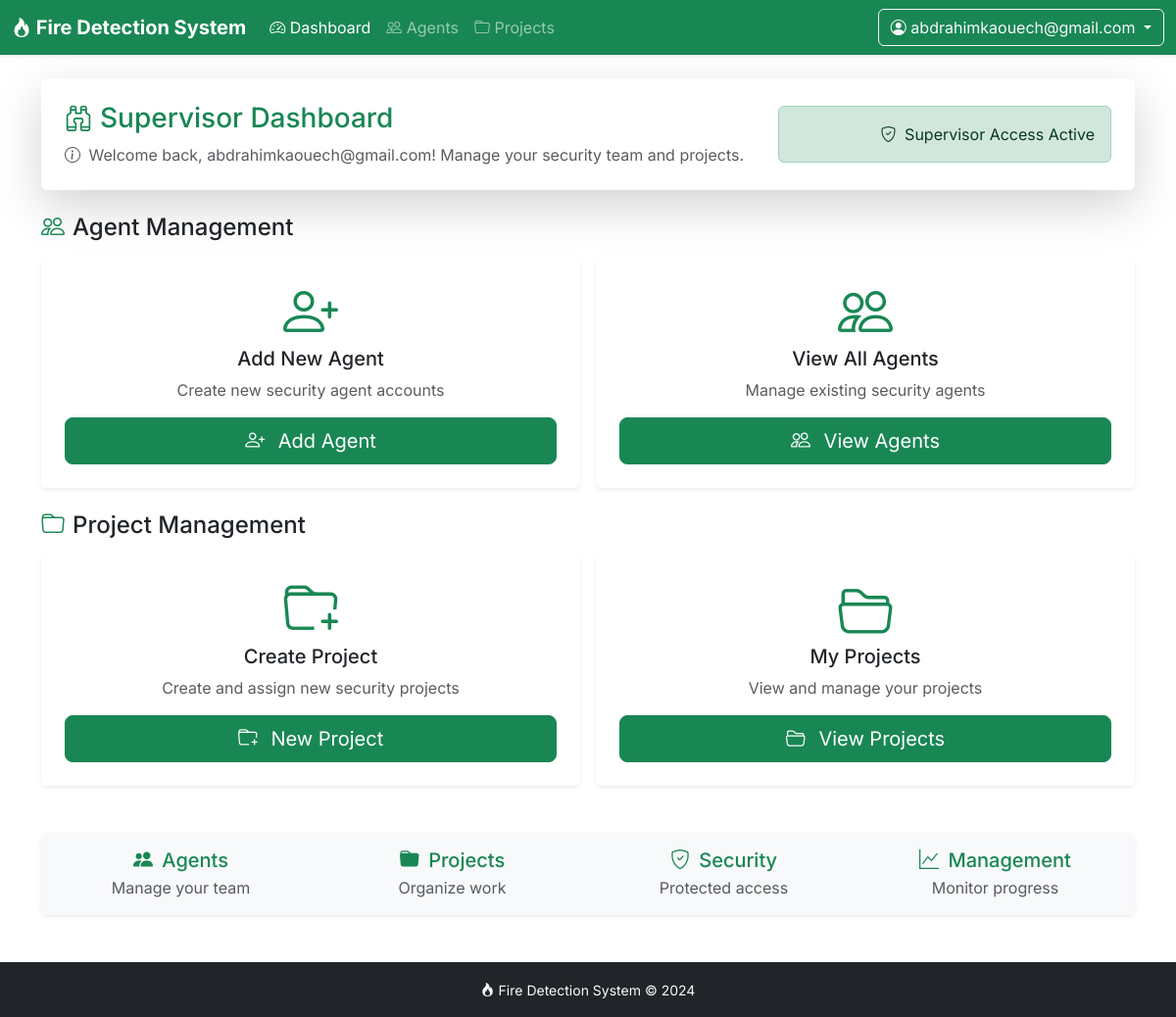
The page /accounts/dashboard/supervisor/ (signed in) on the database its author committed.
### accounts/models.py (models this page shows, shortened)
class CustomUser(AbstractUser):
	username = None
	email = models.EmailField('email address', unique=True)
	USER_TYPE_ADMIN = 'admin'
	USER_TYPE_SUPERVISOR = 'supervisor'
	USER_TYPE_AGENT = 'agent'
	USER_TYPE_CHOICES = [
		(USER_TYPE_ADMIN, 'Admin'),
		(USER_TYPE_SUPERVISOR, 'Supervisor'),
		(USER_TYPE_AGENT, 'Agent'),
	]
	user_type = models.CharField(max_length=20, choices=USER_TYPE_CHOICES, default=USER_TYPE_AGENT)
	USERNAME_FIELD = 'email'
	REQUIRED_FIELDS = []  # email is required by USERNAME_FIELD
	objects = CustomUserManager()

### accounts/views.py (the view)
# urls.py: path('dashboard/supervisor/', views.supervisor_dashboard, name='supervisor_dashboard'),
@require_http_methods(['GET'])
@role_required(User.USER_TYPE_SUPERVISOR)
def supervisor_dashboard(request):
    return render(request, 'accounts/dashboard_supervisor.html')

### accounts/templatetags/role_colors.py (called while the page is built)
@register.simple_tag
def get_role_bg(user):
    if not user or not user.is_authenticated:
        return 'bg-dark'
    if user.user_type == CustomUser.USER_TYPE_ADMIN:
        return 'bg-primary'
    elif user.user_type == CustomUser.USER_TYPE_SUPERVISOR:
        return 'bg-success'
    elif user.user_type == CustomUser.USER_TYPE_AGENT:
        return 'bg-warning'
    return 'bg-dark'

### accounts/templates/accounts/dashboard_supervisor.html (shortened to what this page needs)
{% extends 'base.html' %}
{% load role_colors %}
{% block navbar_brand_url %}{% url 'supervisor_dashboard' %}{% endblock %}
{% block navbar_content %}
<ul class="navbar-nav me-auto">
    <li class="nav-item">
        <a class="nav-link active" href="{% url 'supervisor_dashboard' %}">
            <i class="bi bi-speedometer2"></i> Dashboard
        </a>
    </li>
    <li class="nav-item">
        <a class="nav-link" href="{% url 'agents:agent_list' %}">
            <i class="bi bi-people"></i> Agents
        </a>
    </li>
    <li class="nav-item">
        <a class="nav-link" href="{% url 'projects:project_list' %}">
            <i class="bi bi-folder"></i> Projects
        </a>
    </li>
</ul>
{% endblock %}
{% block content %}
<div class="container">
    <div class="row mb-4">
        <div class="col-12">
            <div class="card shadow-lg border-0">
                <div class="card-body p-4">
                    <div class="row align-items-center">
                        <div class="col-md-8">
                            <h1 class="h3 mb-2 text-success">
                                <i class="bi bi-binoculars me-2"></i>Supervisor Dashboard
                            </h1>
                            <p class="text-muted mb-0">
                                <i class="bi bi-info-circle me-1"></i>
                                Welcome back, {{ user.first_name|default:user.email }}! Manage your security team and projects.
                            </p>
                        </div>
                        <div class="col-md-4 text-md-end">
                            <div class="alert alert-success mb-0">
                                <i class="bi bi-shield-check me-1"></i>
                                Supervisor Access Active
                            </div>
                        </div>
                    </div>
                </div>
            </div>
        </div>
    </div>
    <div class="row mb-4">
        <div class="col-12">
            <h3 class="h4 mb-3">
                <i class="bi bi-people text-success me-2"></i>Agent Management
            </h3>
            <div class="row g-3">
                <div class="col-md-6">
                    <div class="card shadow-sm border-0 h-100">
                        <div class="card-body text-center p-4">
                            <i class="bi bi-person-plus display-4 text-success mb-3"></i>
                            <h4 class="card-title h5">Add New Agent</h4>
                            <p class="card-text text-muted">Create new security agent accounts</p>
                            <a href="{% url 'agents:add_agent' %}" class="btn btn-success btn-lg w-100">
                                <i class="bi bi-person-plus me-2"></i> Add Agent
                            </a>
                        </div>
                    </div>
                </div>
                <div class="col-md-6">
                    <div class="card shadow-sm border-0 h-100">
                        <div class="card-body text-center p-4">
                            <i class="bi bi-people display-4 text-success mb-3"></i>
                            <h4 class="card-title h5">View All Agents</h4>
                            <p class="card-text text-muted">Manage existing security agents</p>
                            <a href="{% url 'agents:agent_list' %}" class="btn btn-success btn-lg w-100">
                                <i class="bi bi-people me-2"></i> View Agents
                            </a>
                        </div>
                    </div>
                </div>
            </div>
        </div>
    </div>
    <div class="row">
        <div class="col-12">
            <h3 class="h4 mb-3">
                <i class="bi bi-folder text-success me-2"></i>Project Management
            </h3>
            <div class="row g-3">
                <div class="col-md-6">
                    <div class="card shadow-sm border-0 h-100">
                        <div class="card-body text-center p-4">
                            <i class="bi bi-folder-plus display-4 text-success mb-3"></i>
                            <h4 class="card-title h5">Create Project</h4>
                            <p class="card-text text-muted">Create and assign new security projects</p>
                            <a href="{% url 'projects:create_project' %}" class="btn btn-success btn-lg w-100">
                                <i class="bi bi-folder-plus me-2"></i> New Project
                            </a>
                        </div>
                    </div>
                </div>
                <div class="col-md-6">
                    <div class="card shadow-sm border-0 h-100">
                        <div class="card-body text-center p-4">
                            <i class="bi bi-folder2-open display-4 text-success mb-3"></i>
                            <h4 class="card-title h5">My Projects</h4>
                            <p class="card-text text-muted">View and manage your projects</p>
                            <a href="{% url 'projects:project_list' %}" class="btn btn-success btn-lg w-100">
                                <i class="bi bi-folder2-open me-2"></i> View Projects
                            </a>
                        </div>
                    </div>
                </div>
            </div>
        </div>
    </div>
    <div class="row mt-5">
        <div class="col-12">
            <div class="card shadow-sm border-0 bg-light">
                <div class="card-body text-center py-3">
                    <div class="row">
                        <div class="col-md-3">
                            <h5 class="text-success mb-1">
                                <i class="bi bi-people-fill me-1"></i> Agents
                            </h5>
                            <p class="mb-0 text-muted">Manage your team</p>
                        </div>
                        <div class="col-md-3">
                            <h5 class="text-success mb-1">
                                <i class="bi bi-folder-fill me-1"></i> Projects
                            </h5>
                            <p class="mb-0 text-muted">Organize work</p>
                        </div>
                        <div class="col-md-3">
                            <h5 class="text-success mb-1">
                                <i class="bi bi-shield-check me-1"></i> Security
                            </h5>
                            <p class="mb-0 text-muted">Protected access</p>
                        </div>
                        <div class="col-md-3">
                            <h5 class="text-success mb-1">
                                <i class="bi bi-graph-up me-1"></i> Management
                            </h5>
                            <p class="mb-0 text-muted">Monitor progress</p>
                        </div>
                    </div>
                </div>
            </div>
        </div>
    </div>
</div>
{% endblock %}

### templates/base.html (shortened to what this page needs)
<!doctype html>
<html lang="en">
<head>
    <link href="https://cdn.jsdelivr.net/npm/bootstrap@5.3.3/dist/css/bootstrap.min.css" rel="stylesheet">
    <link href="https://cdn.jsdelivr.net/npm/bootstrap-icons@1.11.3/font/bootstrap-icons.css" rel="stylesheet">
</head>
<body>
    {% load role_colors %}
    <nav class="navbar navbar-expand-lg navbar-dark {% if user.is_authenticated %}{% get_role_bg user %}{% else %}bg-dark{% endif %} shadow-sm">
        <div class="container-fluid">
            <a class="navbar-brand fw-bold" href="{% block navbar_brand_url %}#{% endblock %}">
                <i class="bi bi-fire"></i> Fire Detection System
            </a>
            <div class="collapse navbar-collapse" id="navbarNav">
                {% block navbar_content %}{% endblock %}
                {% if user.is_authenticated %}
                <div class="navbar-nav ms-auto">
                    <div class="dropdown">
                        <button class="btn btn-outline-light dropdown-toggle" type="button" data-bs-toggle="dropdown">
                            <i class="bi bi-person-circle"></i> {{ user.email }}
                        </button>
                    </div>
                </div>
                {% endif %}
            </div>
        </div>
    </nav>
    <main class="{% block main_class %}container-fluid mt-4{% endblock %}">
        {% block content %}{% endblock %}
    </main>
    {% block footer %}
    <footer class="bg-dark text-light py-3 mt-5">
        <div class="container text-center">
            <small>
                <i class="bi bi-fire me-1"></i>Fire Detection System &copy; 2024
            </small>
        </div>
    </footer>
    {% endblock %}
</body>
</html>

### templates/base.html (style rules this page uses)
body { font-family: 'Inter', -apple-system, BlinkMacSystemFont, 'Segoe UI', sans-serif; }

### rows shown on the page
CustomUser: email "abdrahimkaouech@gmail.com", first_name "abdrahimkaouech@gmail.com"
